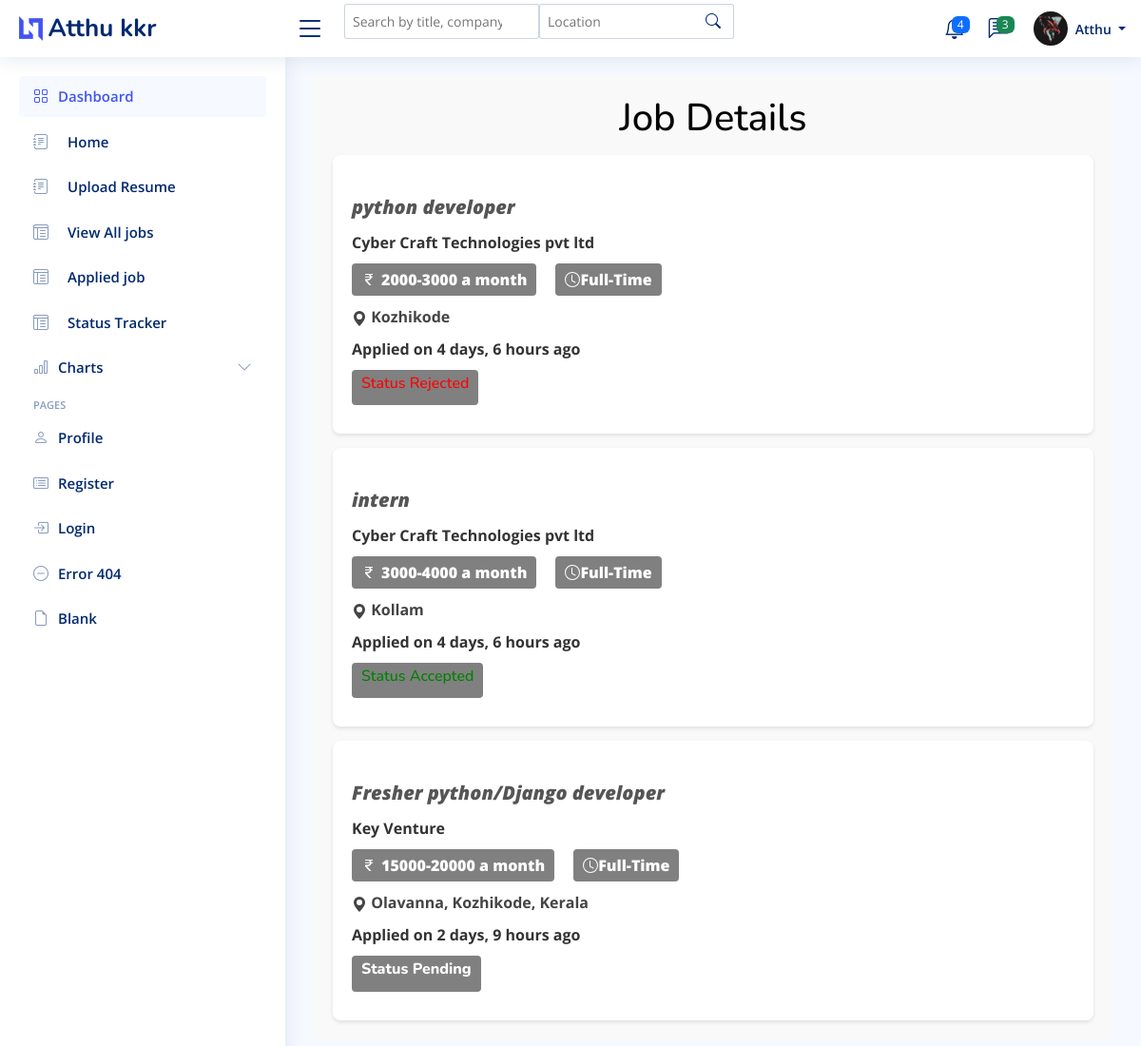
/job/status_track_seeker (signed in), run on the app's committed database.
### UserApplicant/models.py (models this page shows, shortened)
class User(AbstractUser):
    email = models.EmailField(unique=True)
    is_employer=models.BooleanField(default=False)
    is_jobseeker=models.BooleanField(default=False)
    has_resume=models.BooleanField(default=False)
    has_company=models.BooleanField(default=False)
    is_verified =models.BooleanField(default=False)
    verification_token= models.CharField(max_length=64,unique=True,blank=True)
    is_blocked =models.BooleanField(default=False)

class jobseeker_Profile(models.Model):
    user =models.OneToOneField(User, on_delete=models.CASCADE)
    phone_number=models.CharField(max_length=15,blank=True,null=True)
    address=models.CharField(max_length=255,blank=True,null=True)
    profile_picture=models.ImageField(upload_to='profile_pictures/',blank=True,null=True)
    first_name=models.CharField(max_length=30,blank=True,null=True)
    last_name=models.CharField(max_length=30,blank=True,null=True)
    date_of_birth=models.DateField(blank=True,null=True)
    about=models.TextField()
    gender=models.CharField(max_length=15,blank=True,null=True)
    education = models.CharField(max_length=100, blank=True, null=True)
    job=models.CharField(max_length=50,blank=True,null=True)
    country=models.CharField(max_length=50,blank=True,null=True)
    skills = models.ManyToManyField(Skill)
    x =models.URLField(max_length=255,blank=True,null=True)
    insta =models.URLField(max_length=255,blank=True,null=True)
    facebook=models.URLField(max_length=255,blank=True,null=True)
    linkedin=models.URLField(max_length=255,blank=True,null=True)

### Job/models.py (models this page shows, shortened)
class Apply_Job(models.Model):
    STATUS_CHOICES = [
        ('Pending', 'Pending'),
        ('Accepted', 'Accepted'),
        ('Rejected', 'Rejected'),
    ]
    user=models.ForeignKey(User,on_delete=models.CASCADE)
    job=models.ForeignKey(JobPost,on_delete=models.CASCADE)
    timestamp=models.DateTimeField(auto_now_add=True)
    status= models.CharField(max_length=10, choices=STATUS_CHOICES, default='Pending')

class JobPost(models.Model):
    EXPERIENCE_CHOICES = [
        ('0-1', '0-1 years'),
        ('1-3', '1-3 years'),
        ('3-5', '3-5 years'),
        ('5-10', '5-10 years'),
        ('10+', '10+ years'),
    ]
    JOB_TYPE_CHOICES = [
        ('Full-Time', 'Full-Time'),
        ('Part-Time', 'Part-Time'),
        ('Internship', 'Internship'),
    ]
    user=models.ForeignKey(User, on_delete=models.CASCADE)
    company=models.ForeignKey(Company,on_delete=models.CASCADE,default='Select Your Company')
    skills = models.ManyToManyField(Skills_job, blank=True)
    title=models.CharField(max_length=255,blank=True, null=True)
    education=models.ForeignKey(Education,on_delete=models.CASCADE, default='Highest Qualification')
    salary=models.ForeignKey(SalaryRange,on_delete=models.CASCADE, default='10000-20000')
    overview =models.TextField(max_length=255,blank=True,null=True)
    location=models.CharField(max_length=255,blank=True,null=True)
    job_type =models.CharField(max_length=10,choices=JOB_TYPE_CHOICES,null=True, default='Full-Time')
    experience= models.CharField(max_length=5,choices=EXPERIENCE_CHOICES,null=True)
    is_active= models.BooleanField(default=False)
    timestamp=models.DateTimeField(auto_now_add=True)

class SalaryRange(models.Model):
    salary_range = models.CharField(max_length=100)
    def __str__(self):
        return self.salary_range

### Company/models.py (models this page shows, shortened)
class Company(models.Model):
    user=models.OneToOneField(User, on_delete=models.CASCADE)
    name=models.CharField(max_length=100,blank=True,null=True)
    start_date=models.DateField(blank=True, null=True)
    country=models.CharField(max_length=255,blank=True,null=True)
    state=models.CharField(max_length=100,blank=True,null=True)
    city=models.CharField(max_length=100,blank=True,null=True)

### Job/views.py (the view)
# urls.py: path('status_track_seeker',views.StatusTarckSeekerView.as_view(),name="status_track_seeker"),
class StatusTarckSeekerView(ListView):
    model = Apply_Job
    template_name = 'Job/user_view_status.html'
    context_object_name = 'jobs'
    def get_queryset(self):
        return Apply_Job.objects.filter(user = self.request.user)

### templates/Job/user_view_status.html (shortened to what this page needs)
{% extends 'Dashboard/Dashboard.html' %}
{% load humanize %}
{% load widget_tweaks %}
{% load static %}
{% block header %}
{% if request.user.is_jobseeker%}
  <header id="header" class="header fixed-top d-flex align-items-center">
    <div class="d-flex align-items-center justify-content-between">
      <a href="index.html" class="logo d-flex align-items-center">
        <img src="{% static 'img/img/logo.png' %}" alt="">
        <span class="d-none d-lg-block">{{ request.user.jobseeker_profile.first_name }} {{ request.user.jobseeker_profile.last_name }}</span>
      </a>
      <i class="bi bi-list toggle-sidebar-btn"></i>
    </div>
    {% block search1 %}
    <div class="search-bar" >
        <form class="search-form d-flex align-items-center" method="GET" action="#">
          <input type="text" id="search-input" name="search" placeholder="Search by title, company, or skills" ">
          <input type="text" id="location-input" name="location" placeholder="Location" >
          <button type="submit" title="Search"><i class="bi bi-search"></i></button>
        </form>
      </div>
    {% endblock search1 %}
    <nav class="header-nav ms-auto">
      <ul class="d-flex align-items-center">
        <li class="nav-item dropdown">
          <a class="nav-link nav-icon" href="#" data-bs-toggle="dropdown">
            <span class="badge bg-primary badge-number">4</span>
          </a>
        </li>
        <li class="nav-item dropdown">
          <a class="nav-link nav-icon" href="#" data-bs-toggle="dropdown">
            <span class="badge bg-success badge-number">3</span>
          </a>
        </li>
        <li class="nav-item dropdown pe-3">
          <a class="nav-link nav-profile d-flex align-items-center pe-0" href="#" data-bs-toggle="dropdown">
            {% if request.user.jobseeker_profile.profile_picture %}
                   <img src="{{ request.user.jobseeker_profile.profile_picture.url }}" alt="Profile" class="rounded-circle">
            {% else %}
                   <img src="{% static 'images/faces/face28.png' %}" alt="Default Profile Picture">
            {% endif %}
            <span class="d-none d-md-block dropdown-toggle ps-2">{{ request.user.jobseeker_profile.first_name }}
            </span>
          </a>
        </li>
      </ul>
    </nav>
  </header>
  {% endif %}
  {% endblock header %}
{% block sidebar %}
{% if request.user.is_jobseeker %}
<aside id="sidebar" class="sidebar">
  <ul class="sidebar-nav" id="sidebar-nav">
    <li class="nav-item">
      <a class="nav-link " href="index.html">
        <i class="bi bi-grid"></i>
        <span>Dashboard</span>
      </a>
    </li>
    <li class="nav-item">
      <a class="nav-link collapsed"  href="{% url "jobseeker_dash" %}">
        <i class="bi bi-journal-text"></i> <span>Home</span>
      </a>
    </li>
    <li class="nav-item">
      <a class="nav-link collapsed"  href="{% url "update_resume" %}">
        <i class="bi bi-journal-text"></i> <span>Upload Resume</span>
      </a>
    </li>
      <li class="nav-item">
        <a class="nav-link collapsed"  href="{% url "seeker_view_all_jobs" %}">
          <i class="bi bi-layout-text-window-reverse"></i><span>View All jobs</span>
        </a>
      </li>
      <li class="nav-item">
        <a class="nav-link collapsed"  href="{% url "applied_job" %}">
          <i class="bi bi-layout-text-window-reverse"></i><span>Applied job</span>
        </a>
      </li>
      <li class="nav-item">
        <a class="nav-link collapsed"  href="{% url "status_track_seeker" %}">
          <i class="bi bi-layout-text-window-reverse"></i><span>Status Tracker</span>
        </a>
      </li>
    <li class="nav-item">
      <a class="nav-link collapsed" data-bs-target="#charts-nav" data-bs-toggle="collapse" href="{% url "jobseeker_dash" %}">
        <i class="bi bi-bar-chart"></i><span>Charts</span><i class="bi bi-chevron-down ms-auto"></i>
      </a>
    </li>
    <li class="nav-heading">Pages</li>
    <li class="nav-item">
      <a class="nav-link collapsed" href="{% url "update_profile_job" %}">
        <i class="bi bi-person"></i>
        <span>Profile</span>
      </a>
    </li>
    <li class="nav-item">
      <a class="nav-link collapsed" href="{% url "register_seeker" %}">
        <i class="bi bi-card-list"></i>
        <span>Register</span>
      </a>
    </li>
    <li class="nav-item">
      <a class="nav-link collapsed" href="{% url "login_user" %}">
        <i class="bi bi-box-arrow-in-right"></i>
        <span>Login</span>
      </a>
    </li>
    <li class="nav-item">
      <a class="nav-link collapsed" href="#">
        <i class="bi bi-dash-circle"></i>
        <span>Error 404</span>
      </a>
    </li>
    <li class="nav-item">
      <a class="nav-link collapsed" href="#">
        <i class="bi bi-file-earmark"></i>
        <span>Blank</span>
      </a>
    </li>
  </ul>
</aside>
{% endif %}
{% endblock sidebar %}
{% block main %}
<main id="main" class="main">
    <section class="section profile">
        <h2 style="text-align: center; color: black ; font-size: 40px;">Job Details  </h2>
        {% for job in jobs %}
            <div class="ever">
            <div class="job-details">
                <p style="font-size:20px; font-weight: 900; font-style: oblique;">{{job.job.title}}</p>
                <p> <strong>{{job.job.company.name}}</strong></p>
                <p> <div class='job-info-row'>
                        <div class="button-field">
                             <strong>{{job.job.salary}} a month </strong>
                        </div>
                        <div class="button-field1">
                            <svg xmlns="http://www.w3.org/2000/svg" width="16" height="16" fill="currentColor" class="bi bi-clock" viewBox="0 0 16 16">
                                <path d="M8 3.5a.5.5 0 0 0-1 0V9a.5.5 0 0 0 .252.434l3.5 2a.5.5 0 0 0 .496-.868L8 8.71z"/>
                                <path d="M8 16A8 8 0 1 0 8 0a8 8 0 0 0 0 16m7-8A7 7 0 1 1 1 8a7 7 0 0 1 14 0"/>
                              </svg>
                            <strong>{{job.job.job_type}}</strong>
                        </div></p>
                    </div>
                <p>
                    <div class="button-field2">
                        <svg xmlns="http://www.w3.org/2000/svg" width="16" height="16" fill="currentColor" class="bi bi-geo-alt-fill" viewBox="0 0 16 16">
                            <path d="M8 16s6-5.686 6-10A6 6 0 0 0 2 6c0 4.314 6 10 6 10m0-7a3 3 0 1 1 0-6 3 3 0 0 1 0 6"/>
                          </svg>
                          <strong>{{job.job.location}}</strong>
                        </div>
                        </p>
                <p><strong>Applied on  {{ job.job.timestamp|naturaltime }}</strong></p>
                <p> <div class="job-info-row3">
                        <div class="button-field3">
                        {% if job.status == "Pending" %}
                            <strong><h6 style="color: #ffff; font-weight:800;"> Status Pending</h6></strong>
                        {% elif job.status == "Accepted" %}
                            <strong><h6 style="color: green;">Status Accepted</h6></strong>
                        {% elif job.status == "Rejected" %}
                            <strong><h6 style="color: red;">Status Rejected</h6></strong>
                        {% endif %}
                        </div>
                </div>
            </p>
            </div>
            {% endfor %}
    </section>
  </main>
{% endblock main %}
{% block script %}
<link rel="stylesheet" href="https://ajax.googleapis.com/ajax/libs/jqueryui/1.12.1/themes/smoothness/jquery-ui.css">
{% endblock script %}

### static/css/css/style.css (style rules this page uses)
:root { scroll-behavior: smooth; }
body { font-family: "Open Sans", sans-serif; background: #f6f9ff; color: #444444; }
a { color: #4154f1; text-decoration: none; }
h1, h2, h3, h4, h5, h6 { font-family: "Nunito", sans-serif; }
#main { margin-top: 60px; padding: 20px 30px; transition: all 0.3s; }
.logo { line-height: 1; }
@media (min-width: 1200px) { .logo { width: 280px; } }
.logo img { max-height: 26px; margin-right: 6px; }
.logo span { font-size: 26px; font-weight: 700; color: #012970; font-family: "Nunito", sans-serif; }
.header { transition: all 0.5s; z-index: 997; height: 60px; box-shadow: 0px 2px 20px rgba(1, 41, 112, 0.1); background-color: #fff; padding-left: 20px; }
.header .toggle-sidebar-btn { font-size: 32px; padding-left: 10px; cursor: pointer; color: #012970; }
.header .search-bar { min-width: 360px; padding: 0 20px; }
.header .search-form { width: 100%; }
.header .search-form input { border: 0; font-size: 14px; color: #012970; border: 1px solid rgba(1, 41, 112, 0.2); padding: 7px 38px 7px 8px; border-radius: 3px; transition: 0.3s; width: 100%; }
.header .search-form button { border: 0; padding: 0; margin-left: -30px; background: none; }
.header .search-form button i { color: #012970; }
.header-nav ul { list-style: none; }
.header-nav>ul { margin: 0; padding: 0; }
.header-nav .nav-icon { font-size: 22px; color: #012970; margin-right: 25px; position: relative; }
.header-nav .nav-profile { color: #012970; }
.header-nav .nav-profile img { max-height: 36px; }
.header-nav .nav-profile span { font-size: 14px; font-weight: 600; }
.header-nav .badge-number { position: absolute; inset: -2px -5px auto auto; font-weight: normal; font-size: 12px; padding: 3px 6px; }
.sidebar { position: fixed; top: 60px; left: 0; bottom: 0; width: 300px; z-index: 996; transition: all 0.3s; padding: 20px; overflow-y: auto; scrollbar-width: thin; scrollbar-color: #aab7cf transparent; box-shadow: 0px 0px 20px rgba(1, 41, 112, 0.1); background-color: #fff; }
@media (min-width: 1200px) { #main, #footer { margin-left: 300px; } }
.sidebar-nav { padding: 0; margin: 0; list-style: none; }
.sidebar-nav li { padding: 0; margin: 0; list-style: none; }
.sidebar-nav .nav-item { margin-bottom: 5px; }
.sidebar-nav .nav-heading { font-size: 11px; text-transform: uppercase; color: #899bbd; font-weight: 600; margin: 10px 0 5px 15px; }
.sidebar-nav .nav-link { display: flex; align-items: center; font-size: 15px; font-weight: 600; color: #4154f1; transition: 0.3; background: #f6f9ff; padding: 10px 15px; border-radius: 4px; }
.sidebar-nav .nav-link i { font-size: 16px; margin-right: 10px; color: #4154f1; }
.sidebar-nav .nav-link.collapsed { color: #012970; background: #fff; }
.sidebar-nav .nav-link.collapsed i { color: #899bbd; }
.sidebar-nav .nav-link .bi-chevron-down { margin-right: 0; transition: transform 0.2s ease-in-out; }

### templates/Job/user_view_status.html (style rules this page uses)
.section.profile { padding: 20px; background-color: #f9f9f9; }
.section.profile .ever { background-color: #fff; border-radius: 8px; box-shadow: 0 2px 4px rgba(0, 0, 0, 0.1); padding: 20px; margin: 0 auto; max-width: 800px; margin-top:15px; }
.section.profile .job-details { margin-top: 20px; }
.section.profile .job-details p { font-size: 16px; color: #555; margin-bottom: 10px; }
.section.profile .job-details p strong { color: #333; }
.job-info-row { display: flex; justify-content: start; align-items: center; }
.button-field { display: flex; align-items: center; background-color: #808080; color: #fff; padding: 5px 10px; border-radius: 4px; font-weight: bold; }
.button-field1 { display: flex; margin-left:20px; align-items: center; background-color: #808080; color: #fff; padding: 5px 10px; border-radius: 4px; font-weight: bold; }
.button-field svg { margin-right: 5px; }
.job-info-row3 { display: flex; justify-content: start; align-items: center; }
.button-field3 { display: flex; align-items: center; background-color: #808080; color: #fff; padding: 5px 10px; border-radius: 4px; font-weight: bold; }

### data on the page
User: user.jobseeker_profile.first_name "Atthu", user.jobseeker_profile.last_name "kkr", user.jobseeker_profile.profile_picture (picture)
Apply_Job: job "python developer", job.company.name "Cyber Craft Technologies pvt ltd", job.salary "2000-3000", job.job_type "Full-Time", job.location "Kozhikode", job.timestamp "4 days, 6 hours ago", status "Status Rejected"
Apply_Job: job "intern", job.company.name "Cyber Craft Technologies pvt ltd", job.salary "3000-4000", job.job_type "Full-Time", job.location "Kollam", job.timestamp "4 days, 6 hours ago", status "Status Accepted"
Apply_Job: job "Fresher python/Django developer", job.company.name "Key Venture", job.salary "15000-20000", job.job_type "Full-Time", job.location "Olavanna, Kozhikode, Kerala", job.timestamp "2 days, 9 hours ago", status "Status Pending"
